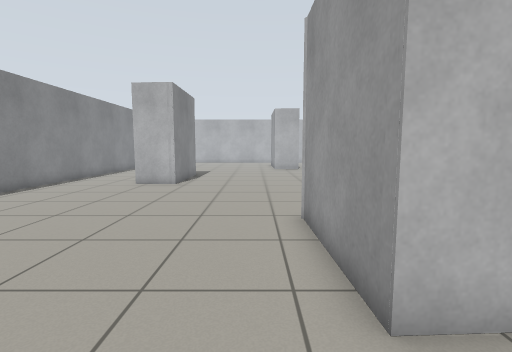
[1] (above)

16 first-person views from a walk through a Gazebo world. The camera is 0.94 m above the floor, tilts 6° down and sees 85° across. The floor is counted in squares, 0.5 m on a side. Each view is taken from the middle of a square. On the plan, view 1 faces up. The plan holds only what a view shows up to about 16 squares ahead; the rest is blank.

[2]
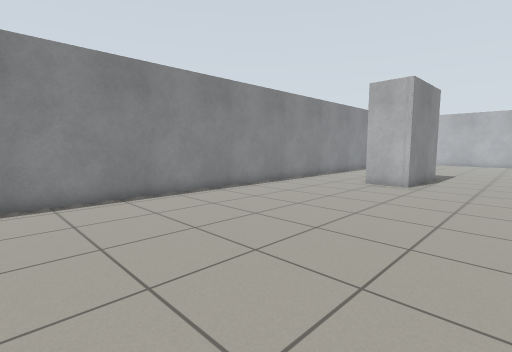

[3]
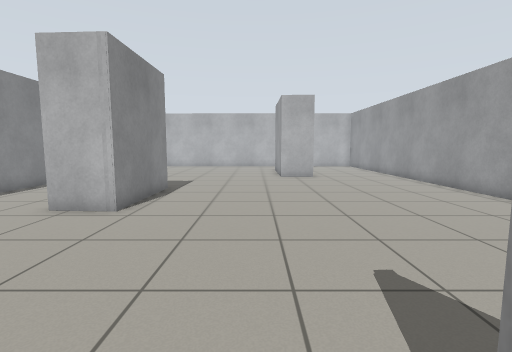

[4]
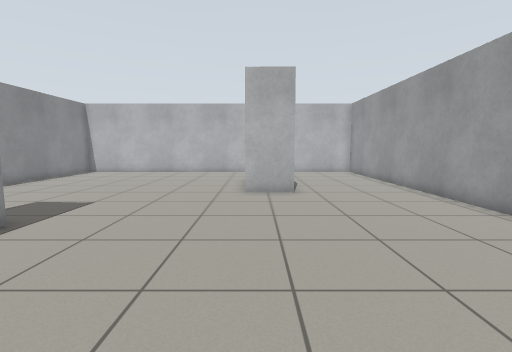

[5]
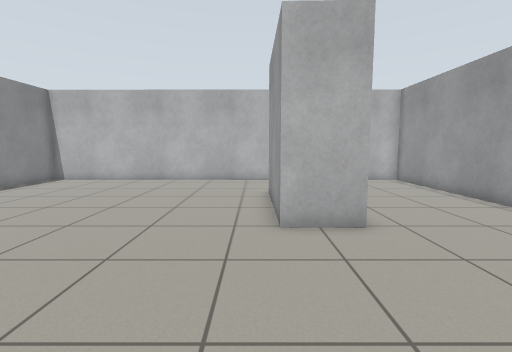

[6]
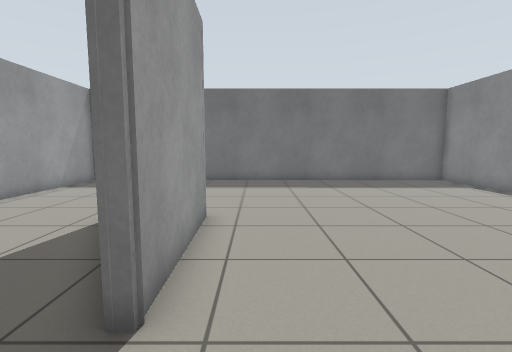

[7]
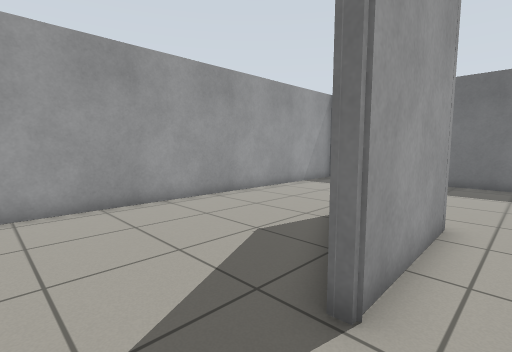

[8]
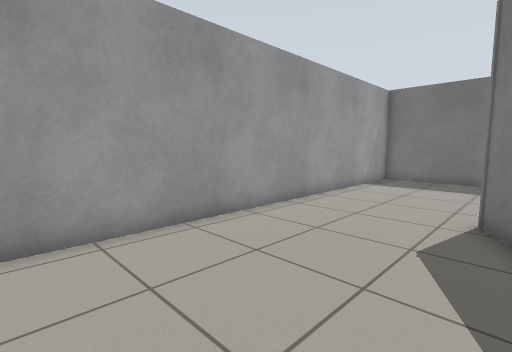

[9]
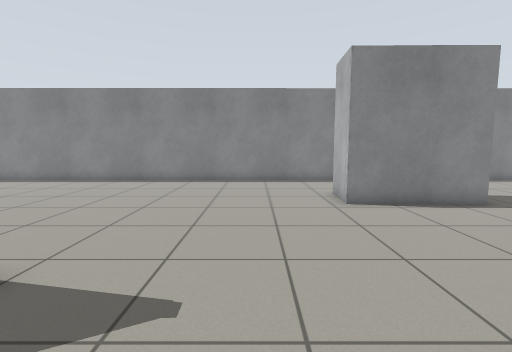

[10]
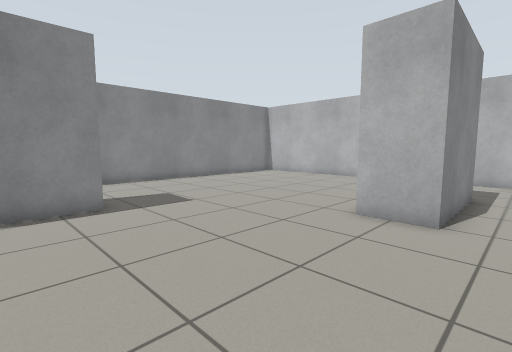

[11]
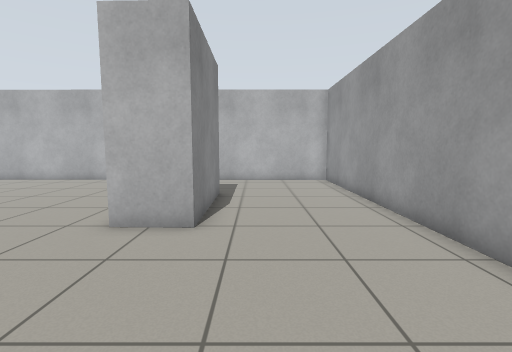

[12]
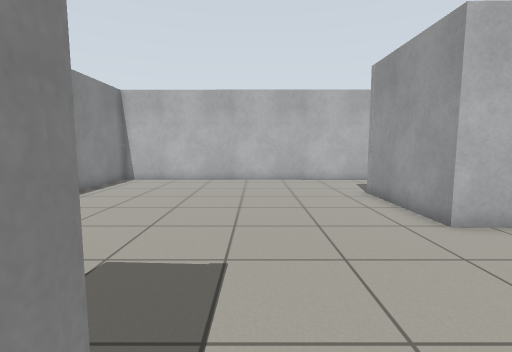

[13]
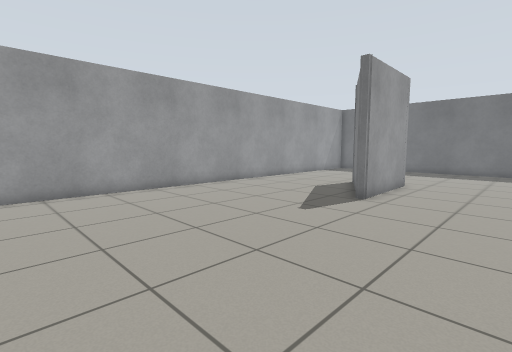

[14]
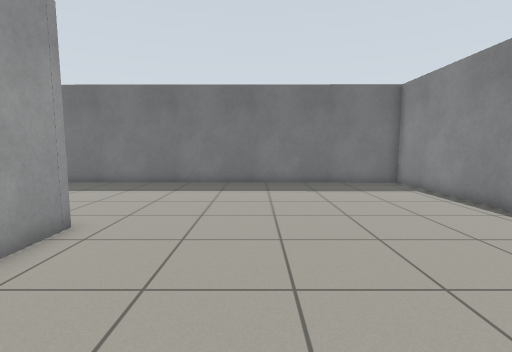

[15]
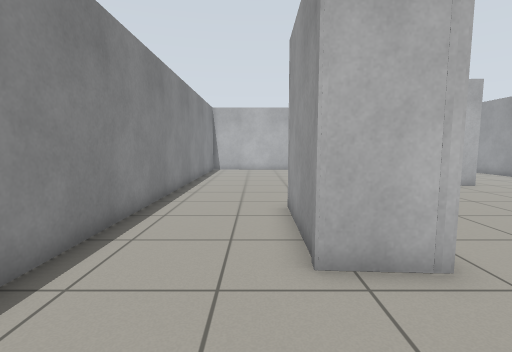

[16]
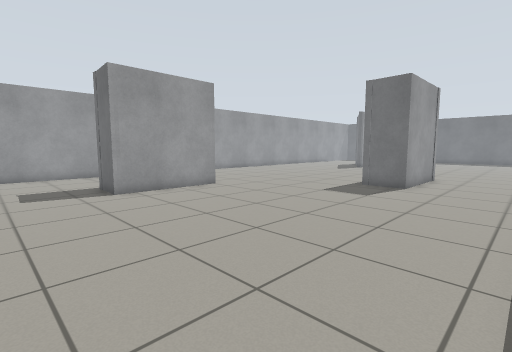

### Floor plan
Points are (right, up) in squares from view 1. A wall is a line through its corners. A room is listed if a view was taken in it or the views show most of it. See-through windows are left out.
Room 1 (views 1, 2, 3, 4, 5, 6, 7, 8, 9, 10, 11, 12, 13, 14, 15, 16)
walls: (-4.1, 14) (-6.1, 14.1) (-6, 18.6) (-4, 18.5) (-4.1, 14); (2.2, 5.9) (3.8, 2.8); (1.6, 23.4) (1.5, 28.3) (3.5, 28.2) (3.6, 23.3) (1.6, 23.4); (2.7, 2.7) (1.3, 2.6) (1.2, 7.4); (-10.4, -5.5) (9.1, -5.6) (9, 32.7) (-10.5, 32.9) (-10.4, -5.5)

Where each view was taken, in squares from view 1:
view 1: 0 up, 0 right, facing up
view 2: 0 up, 0 right, facing up-left
view 3: 6 up, 0 right, facing up
view 4: 12 up, 2 right, facing up
view 5: 17 up, 1 right, facing up
view 6: 10 up, 0 right, facing down
view 7: 10 up, 0 right, facing down-right
view 8: 11 up, 3 right, facing down-right
view 9: 11 up, 5 right, facing left
view 10: 16 up, 5 right, facing up-left
view 11: 17 up, 5 right, facing up
view 12: 17 up, 3 left, facing up
view 13: 17 up, 3 left, facing down-right
view 14: 9 up, 3 left, facing down
view 15: 10 up, 7 left, facing up
view 16: 32 up, 10 left, facing down-right
